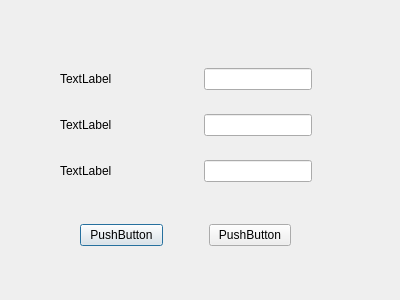
<?xml version="1.0" encoding="UTF-8"?>
<ui version="4.0">
 <class>user_defined_input</class>
 <widget class="QDialog" name="user_defined_input">
  <property name="geometry">
   <rect>
    <x>0</x>
    <y>0</y>
    <width>400</width>
    <height>300</height>
   </rect>
  </property>
  <property name="windowTitle">
   <string>Dialog</string>
  </property>
  <widget class="QWidget" name="">
   <property name="geometry">
    <rect>
     <x>80</x>
     <y>220</y>
     <width>211</width>
     <height>31</height>
    </rect>
   </property>
   <layout class="QHBoxLayout" name="horizontalLayout">
    <item>
     <widget class="QPushButton" name="ok">
      <property name="sizePolicy">
       <sizepolicy hsizetype="Minimum" vsizetype="Fixed">
        <horstretch>0</horstretch>
        <verstretch>0</verstretch>
       </sizepolicy>
      </property>
      <property name="text">
       <string>PushButton</string>
      </property>
     </widget>
    </item>
    <item>
     <spacer name="horizontalSpacer">
      <property name="orientation">
       <enum>Qt::Horizontal</enum>
      </property>
      <property name="sizeType">
       <enum>QSizePolicy::Fixed</enum>
      </property>
      <property name="sizeHint" stdset="0">
       <size>
        <width>40</width>
        <height>20</height>
       </size>
      </property>
     </spacer>
    </item>
    <item>
     <widget class="QPushButton" name="cancel">
      <property name="text">
       <string>PushButton</string>
      </property>
     </widget>
    </item>
   </layout>
  </widget>
  <widget class="QWidget" name="">
   <property name="geometry">
    <rect>
     <x>60</x>
     <y>50</y>
     <width>252</width>
     <height>151</height>
    </rect>
   </property>
   <layout class="QGridLayout" name="gridLayout">
    <item row="1" column="0">
     <widget class="QLabel" name="width">
      <property name="text">
       <string>TextLabel</string>
      </property>
     </widget>
    </item>
    <item row="0" column="0">
     <widget class="QLabel" name="height">
      <property name="text">
       <string>TextLabel</string>
      </property>
     </widget>
    </item>
    <item row="2" column="2">
     <widget class="QLineEdit" name="inminenum"/>
    </item>
    <item row="1" column="2">
     <widget class="QLineEdit" name="inwidth"/>
    </item>
    <item row="2" column="0">
     <widget class="QLabel" name="minenum">
      <property name="text">
       <string>TextLabel</string>
      </property>
     </widget>
    </item>
    <item row="0" column="2">
     <widget class="QLineEdit" name="inheight"/>
    </item>
    <item row="0" column="1">
     <spacer name="horizontalSpacer_2">
      <property name="orientation">
       <enum>Qt::Horizontal</enum>
      </property>
      <property name="sizeHint" stdset="0">
       <size>
        <width>40</width>
        <height>20</height>
       </size>
      </property>
     </spacer>
    </item>
    <item row="1" column="1">
     <spacer name="horizontalSpacer_3">
      <property name="orientation">
       <enum>Qt::Horizontal</enum>
      </property>
      <property name="sizeHint" stdset="0">
       <size>
        <width>40</width>
        <height>20</height>
       </size>
      </property>
     </spacer>
    </item>
    <item row="2" column="1">
     <spacer name="horizontalSpacer_4">
      <property name="orientation">
       <enum>Qt::Horizontal</enum>
      </property>
      <property name="sizeHint" stdset="0">
       <size>
        <width>40</width>
        <height>20</height>
       </size>
      </property>
     </spacer>
    </item>
   </layout>
  </widget>
 </widget>
 <resources/>
 <connections>
  <connection>
   <sender>cancel</sender>
   <signal>clicked()</signal>
   <receiver>user_defined_input</receiver>
   <slot>close()</slot>
   <hints>
    <hint type="sourcelabel">
     <x>251</x>
     <y>234</y>
    </hint>
    <hint type="destinationlabel">
     <x>199</x>
     <y>149</y>
    </hint>
   </hints>
  </connection>
 </connections>
</ui>
